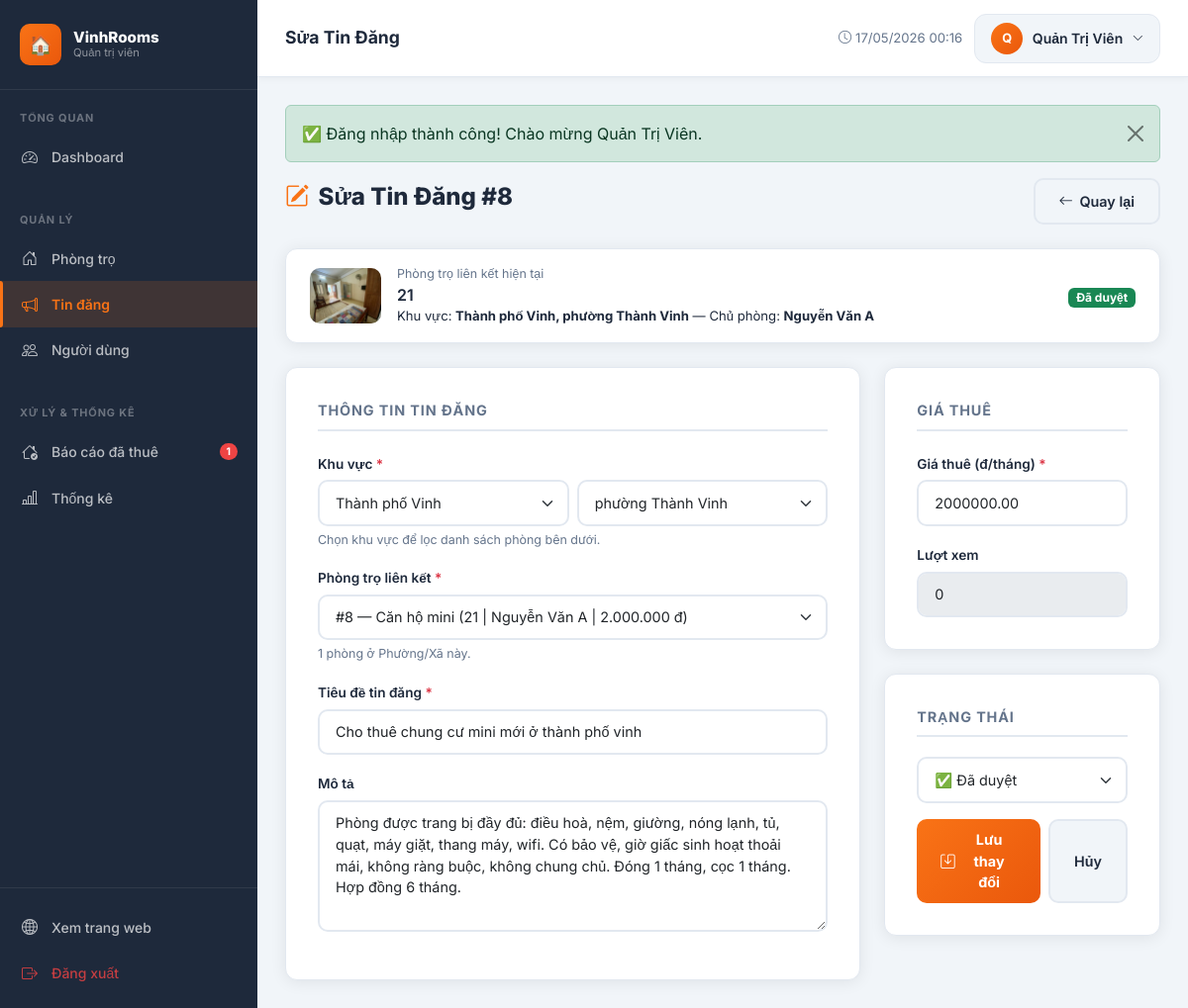
The page /admin/tin-dang/edit.php?id=8 (signed in) on the database its author committed.
### tables this page shows
CREATE TABLE `users` (
  `id` int(10) UNSIGNED NOT NULL,
  `username` varchar(50) NOT NULL,
  `email` varchar(100) NOT NULL,
  `password` varchar(255) NOT NULL,
  `ho_ten` varchar(100) NOT NULL,
  `so_dien_thoai` varchar(15) DEFAULT NULL,
  `dia_chi` varchar(255) DEFAULT NULL,
  `avatar` varchar(255) DEFAULT 'default_avatar.png',
  `role` enum('admin','user') NOT NULL DEFAULT 'user',
  `trang_thai` enum('active','inactive','banned') NOT NULL DEFAULT 'active',
  `created_at` datetime NOT NULL DEFAULT current_timestamp(),
  `updated_at` datetime NOT NULL DEFAULT current_timestamp() ON UPDATE current_timestamp()
);

CREATE TABLE `tin_dang` (
  `id` int(11) UNSIGNED NOT NULL,
  `phong_tro_id` int(10) UNSIGNED NOT NULL,
  `tieu_de` varchar(255) DEFAULT NULL,
  `mo_ta` text DEFAULT NULL,
  `gia` decimal(10,2) DEFAULT NULL,
  `trang_thai` enum('cho_duyet','da_duyet','bi_tu_choi','an','da_thue') DEFAULT 'da_thue',
  `luot_xem` int(11) DEFAULT 0,
  `created_at` datetime DEFAULT NULL,
  `updated_at` datetime DEFAULT NULL
);

CREATE TABLE `phong_tro` (
  `id` int(10) UNSIGNED NOT NULL,
  `user_id` int(10) UNSIGNED NOT NULL,
  `loai_phong_id` int(10) UNSIGNED DEFAULT NULL,
  `khu_vuc_id` int(10) UNSIGNED DEFAULT NULL,
  `gia_goc` decimal(12,0) NOT NULL COMMENT 'VND/tháng',
  `dien_tich` float NOT NULL COMMENT 'm2',
  `dia_chi` varchar(255) NOT NULL,
  `so_phong_ngu` tinyint(3) UNSIGNED DEFAULT 1,
  `so_wc` tinyint(3) UNSIGNED DEFAULT 1,
  `tien_nghi` text DEFAULT NULL COMMENT 'JSON hoặc text mô tả tiện nghi',
  `hinh_anh` varchar(255) DEFAULT NULL COMMENT 'Ảnh đại diện',
  `trang_thai` enum('co_san','da_cho_thue') NOT NULL DEFAULT 'co_san',
  `created_at` datetime NOT NULL DEFAULT current_timestamp(),
  `updated_at` datetime NOT NULL DEFAULT current_timestamp() ON UPDATE current_timestamp()
);

CREATE TABLE `khu_vuc` (
  `id` int(10) UNSIGNED NOT NULL,
  `tinh_thanh` varchar(100) NOT NULL,
  `phuong_xa` varchar(100) NOT NULL
);

### admin/tin-dang/edit.php (the view, shortened to what this page needs)
<?php
require_once __DIR__ . '/../../includes/functions.php';
$db = getDB();
$id = (int)($_GET['id'] ?? 0);
$tinDang = $db->query(
    "SELECT td.*, p.hinh_anh, p.dia_chi, p.khu_vuc_id,
            kv.tinh_thanh, kv.phuong_xa,
            u.ho_ten as chu_tro
     FROM tin_dang td
     JOIN phong_tro p   ON td.phong_tro_id = p.id
     LEFT JOIN khu_vuc kv ON p.khu_vuc_id  = kv.id
     LEFT JOIN users u    ON p.user_id      = u.id
     WHERE td.id = $id LIMIT 1"
)->fetch_assoc();
$khu_vuc_list = $db->query(
    "SELECT id, tinh_thanh, phuong_xa FROM khu_vuc ORDER BY tinh_thanh, phuong_xa"
)->fetch_all(MYSQLI_ASSOC);
$phong_list = $db->query(
    "SELECT p.id, p.khu_vuc_id, p.dia_chi, p.gia_goc,
            lp.ten as loai_phong, u.ho_ten
     FROM phong_tro p
     LEFT JOIN khu_vuc kv    ON p.khu_vuc_id     = kv.id
     LEFT JOIN loai_phong lp ON p.loai_phong_id  = lp.id
     LEFT JOIN users u       ON p.user_id         = u.id
     WHERE p.trang_thai IN ('co_san','da_cho_thue')
     ORDER BY p.khu_vuc_id, p.created_at DESC"
)->fetch_all(MYSQLI_ASSOC);
$form   = $tinDang;
$current_tinh  = $tinDang['tinh_thanh'] ?? '';
$current_khu   = (int)($tinDang['khu_vuc_id'] ?? 0);
$pageTitle = 'Sửa Tin Đăng';
require_once __DIR__ . '/../../includes/admin_header.php';
?>
<div class="page-header">
    <h1 class="page-title"><span class="icon"><i class="bi bi-pencil-square"></i></span><?= $pageTitle ?> #<?= $id ?></h1>
    <a href="<?= BASE_URL ?>/admin/tin-dang/index.php" class="btn-admin-secondary">
        <i class="bi bi-arrow-left"></i> Quay lại
    </a>
</div>
<div class="data-card mb-4" style="padding:1rem 1.5rem">
    <div class="d-flex align-items-center gap-3">
        <img src="<?= getImageUrl($form['hinh_anh'] ?? null) ?>"
             style="width:72px;height:56px;object-fit:cover;border-radius:10px;flex-shrink:0" alt="">
        <div>
            <div style="font-size:.78rem;color:var(--admin-muted)">Phòng trọ liên kết hiện tại</div>
            <div style="font-weight:600"><?= e($form['dia_chi'] ?? '') ?></div>
            <div style="font-size:.82rem">
                Khu vực: <strong><?= e($current_tinh) ?><?= $form['phuong_xa'] ? ', ' . e($form['phuong_xa']) : '' ?></strong>
                — Chủ phòng: <strong><?= e($form['chu_tro'] ?? '—') ?></strong>
            </div>
        </div>
        <div style="margin-left:auto"><?= tinDangStatusBadge($form['trang_thai']) ?></div>
    </div>
</div>
<form method="POST">
    <div class="row g-4">
        <div class="col-lg-8">
            <div class="admin-form-card">
                <div class="form-section-title">Thông tin tin đăng</div>
                <div class="mb-3">
                    <label class="form-label">Khu vực <span class="text-danger">*</span></label>
                    <div class="row g-2">
                        <div class="col-md-6">
                            <select id="sel_tinh" class="form-select">
                                <?php
                                $tinh_list = array_unique(array_column($khu_vuc_list, 'tinh_thanh'));
                                foreach ($tinh_list as $tinh): ?>
                                <option value="<?= e($tinh) ?>"
                                    <?= $tinh === $current_tinh ? 'selected' : '' ?>>
                                    <?= e($tinh) ?>
                                </option>
                                <?php endforeach; ?>
                            </select>
                        </div>
                        <div class="col-md-6">
                            <select id="sel_phuong" class="form-select">
                                <?php foreach ($khu_vuc_list as $kv): ?>
                                <option value="<?= $kv['id'] ?>"
                                        data-tinh="<?= e($kv['tinh_thanh']) ?>"
                                        <?= $kv['id'] == $current_khu ? 'selected' : '' ?>>
                                    <?= e($kv['phuong_xa']) ?>
                                </option>
                                <?php endforeach; ?>
                            </select>
                        </div>
                    </div>
                    <div class="form-text">Chọn khu vực để lọc danh sách phòng bên dưới.</div>
                </div>
                <div class="mb-3">
                    <label class="form-label">Phòng trọ liên kết <span class="text-danger">*</span></label>
                    <select id="sel_phong" name="phong_tro_id" class="form-select" required>
                        <?php foreach ($phong_list as $p): ?>
                        <option value="<?= $p['id'] ?>"
                                data-khu="<?= (int)$p['khu_vuc_id'] ?>"
                                <?= $form['phong_tro_id'] == $p['id'] ? 'selected' : '' ?>>
                            #<?= $p['id'] ?> — <?= e($p['loai_phong'] ?? 'Phòng trọ') ?>
                        </option>
                        <?php endforeach; ?>
                    </select>
                    <div class="form-text" id="phong-hint">Hãy chọn Tỉnh/TP để lọc danh sách phòng.</div>
                </div>
                <div class="mb-3">
                    <label class="form-label">Tiêu đề tin đăng <span class="text-danger">*</span></label>
                    <input type="text" name="tieu_de" class="form-control"
                           value="<?= e($form['tieu_de'] ?? '') ?>" required>
                </div>
                <div class="mb-3">
                    <label class="form-label">Mô tả</label>
                    <textarea name="mo_ta" class="form-control" rows="5"><?= e($form['mo_ta'] ?? '') ?></textarea>
                </div>
            </div>
        </div>
        <div class="col-lg-4">
            <div class="admin-form-card mb-4">
                <div class="form-section-title">Giá thuê</div>
                <div class="mb-3">
                    <label class="form-label">Giá thuê (đ/tháng) <span class="text-danger">*</span></label>
                    <input type="number" name="gia" class="form-control"
                           value="<?= $form['gia'] ?>" min="0" step="100000" required>
                </div>
                <div>
                    <label class="form-label">Lượt xem</label>
                    <input type="text" class="form-control"
                           value="<?= number_format($form['luot_xem'] ?? 0) ?>" readonly disabled>
                </div>
            </div>
            <div class="admin-form-card">
                <div class="form-section-title">Trạng thái</div>
                <select name="trang_thai" class="form-select mb-3">
                    <option value="da_duyet"   <?= $form['trang_thai'] === 'da_duyet'   ? 'selected' : '' ?>>✅ Đã duyệt</option>
                </select>
                <div class="d-flex gap-2">
                    <button type="submit" class="btn-admin-primary flex-fill justify-content-center">
                        <i class="bi bi-save"></i> Lưu thay đổi
                    </button>
                    <a href="<?= BASE_URL ?>/admin/tin-dang/index.php" class="btn-admin-secondary">Hủy</a>
                </div>
            </div>
        </div>
    </div>
</form>
<?php require_once __DIR__ . '/../../includes/admin_footer.php'; ?>

### includes/admin_header.php (shortened to what this page needs)
<?php
require_once __DIR__ . '/functions.php';
$currentUser = getCurrentUser();
$currentPage = basename($_SERVER['PHP_SELF']);
$currentDir  = basename(dirname($_SERVER['PHP_SELF']));
$_db_header = getDB();
$_pending_bao_cao = 0;
$_r = @$_db_header->query("SELECT COUNT(*) FROM bao_cao_da_thue WHERE trang_thai = 'cho_duyet'");
if ($_r) $_pending_bao_cao = (int)$_r->fetch_row()[0];
?>
<!DOCTYPE html>
<html lang="vi">
<head>
    <link rel="stylesheet" href="https://cdn.jsdelivr.net/npm/bootstrap@5.3.3/dist/css/bootstrap.min.css">
    <link rel="stylesheet" href="https://cdn.jsdelivr.net/npm/bootstrap-icons@1.11.3/font/bootstrap-icons.min.css">
    <link rel="stylesheet" href="<?= BASE_URL ?>/assets/css/admin.css">
</head>
<body class="admin-body">
<aside class="admin-sidebar" id="adminSidebar">
    <div class="sidebar-logo">
        <div class="logo-icon">🏠</div>
        <div class="brand">VinhRooms<small>Quản trị viên</small></div>
    </div>
    <div class="sidebar-section">
        <span class="sidebar-section-label">Tổng quan</span>
        <a href="<?= BASE_URL ?>/admin/index.php" class="sidebar-link <?= ($currentDir === 'admin' && $currentPage === 'index.php') ? 'active' : '' ?>">
            <span class="icon"><i class="bi bi-speedometer2"></i></span> Dashboard
        </a>
    </div>
    <div class="sidebar-section">
        <span class="sidebar-section-label">Quản lý</span>
        <a href="<?= BASE_URL ?>/admin/rooms/index.php" class="sidebar-link <?= ($currentDir === 'rooms') ? 'active' : '' ?>">
            <span class="icon"><i class="bi bi-house-door"></i></span> Phòng trọ
        </a>
        <a href="<?= BASE_URL ?>/admin/tin-dang/index.php" class="sidebar-link <?= ($currentDir === 'tin-dang') ? 'active' : '' ?>">
            <span class="icon"><i class="bi bi-megaphone"></i></span> Tin đăng
        </a>
        <a href="<?= BASE_URL ?>/admin/users/index.php" class="sidebar-link <?= ($currentDir === 'users') ? 'active' : '' ?>">
            <span class="icon"><i class="bi bi-people"></i></span> Người dùng
        </a>
    </div>
    <div class="sidebar-section">
        <span class="sidebar-section-label">Xử lý & Thống kê</span>
        <a href="<?= BASE_URL ?>/admin/bao-cao-da-thue/index.php"
           class="sidebar-link <?= ($currentDir === 'bao-cao-da-thue') ? 'active' : '' ?>"
           style="position:relative">
            <span class="icon"><i class="bi bi-house-check"></i></span> Báo cáo đã thuê
            <?php if ($_pending_bao_cao > 0): ?>
            <span style="margin-left:auto;background:#ef4444;color:#fff;font-size:.65rem;padding:1px 7px;border-radius:999px;font-weight:700">
                <?= $_pending_bao_cao ?>
            </span>
            <?php endif; ?>
        </a>
        <a href="<?= BASE_URL ?>/admin/reports/index.php" class="sidebar-link <?= ($currentDir === 'reports') ? 'active' : '' ?>">
            <span class="icon"><i class="bi bi-bar-chart-line"></i></span> Thống kê
        </a>
    </div>
    <div class="sidebar-section" style="margin-top:auto;border-top:1px solid rgba(255,255,255,.08);padding-top:1rem;">
        <a href="<?= BASE_URL ?>/index.php" class="sidebar-link" target="_blank">
            <span class="icon"><i class="bi bi-globe2"></i></span> Xem trang web
        </a>
        <a href="<?= BASE_URL ?>/auth/logout.php" class="sidebar-link" style="color:rgba(239,68,68,.8)">
            <span class="icon"><i class="bi bi-box-arrow-right"></i></span> Đăng xuất
        </a>
    </div>
</aside>
<div class="admin-main">
    <div class="admin-topbar">
        <div class="topbar-left">
            <span class="topbar-title"><?= $pageTitle ?? 'Dashboard' ?></span>
        </div>
        <div class="topbar-right">
            <span style="font-size:.82rem;color:var(--admin-muted)">
                <i class="bi bi-clock me-1"></i><?= date('d/m/Y H:i') ?>
            </span>
            <div class="dropdown">
                <button class="admin-user-btn" data-bs-toggle="dropdown">
                    <div class="admin-user-avatar">
                        <?= strtoupper(mb_substr($currentUser['ho_ten'] ?? 'A', 0, 1)) ?>
                    </div>
                    <?= e($currentUser['ho_ten'] ?? 'Admin') ?>
                    <i class="bi bi-chevron-down" style="font-size:.7rem"></i>
                </button>
            </div>
        </div>
    </div>
    <div class="admin-content">

### rows shown on the page
users: ho_ten "Q", ho_ten "Quản Trị Viên"
tin_dang: phong_tro.hinh_anh (picture), phong_tro.dia_chi "21", khu_vuc.tinh_thanh "Thành phố Vinh", khu_vuc.phuong_xa "phường Thành Vinh", users.ho_ten "Nguyễn Văn A", phong_tro_id "#8 — Căn hộ mini (21 | Nguyễn Văn A | 2.000.000 đ)", tieu_de "Cho thuê chung cư mini mới ở thành phố vinh", mo_ta "Phòng được trang bị đầy đủ: điều hoà, nệm, giường, nóng lạnh, tủ, quạt, máy giặt, thang máy, wifi. Có bảo vệ, giờ giấc sinh hoạt thoải mái, không ràng buộc, không chung chủ. Đóng 1 tháng, cọc 1 tháng. Hợp đồng 6 tháng.", gia "2000000.00", luot_xem "0", trang_thai "✅ Đã duyệt"
khu_vuc: tinh_thanh "Thành phố Vinh"
phong_tro: khu_vuc.phuong_xa "phường Thành Vinh"

### other values the page prints
$_pending_bao_cao "1"
$pageTitle "Sửa Tin Đăng"
$icon "✅"
$msg "Đăng nhập thành công! Chào mừng Quản Trị Viên."
$id "8"
$label "Đã duyệt"
